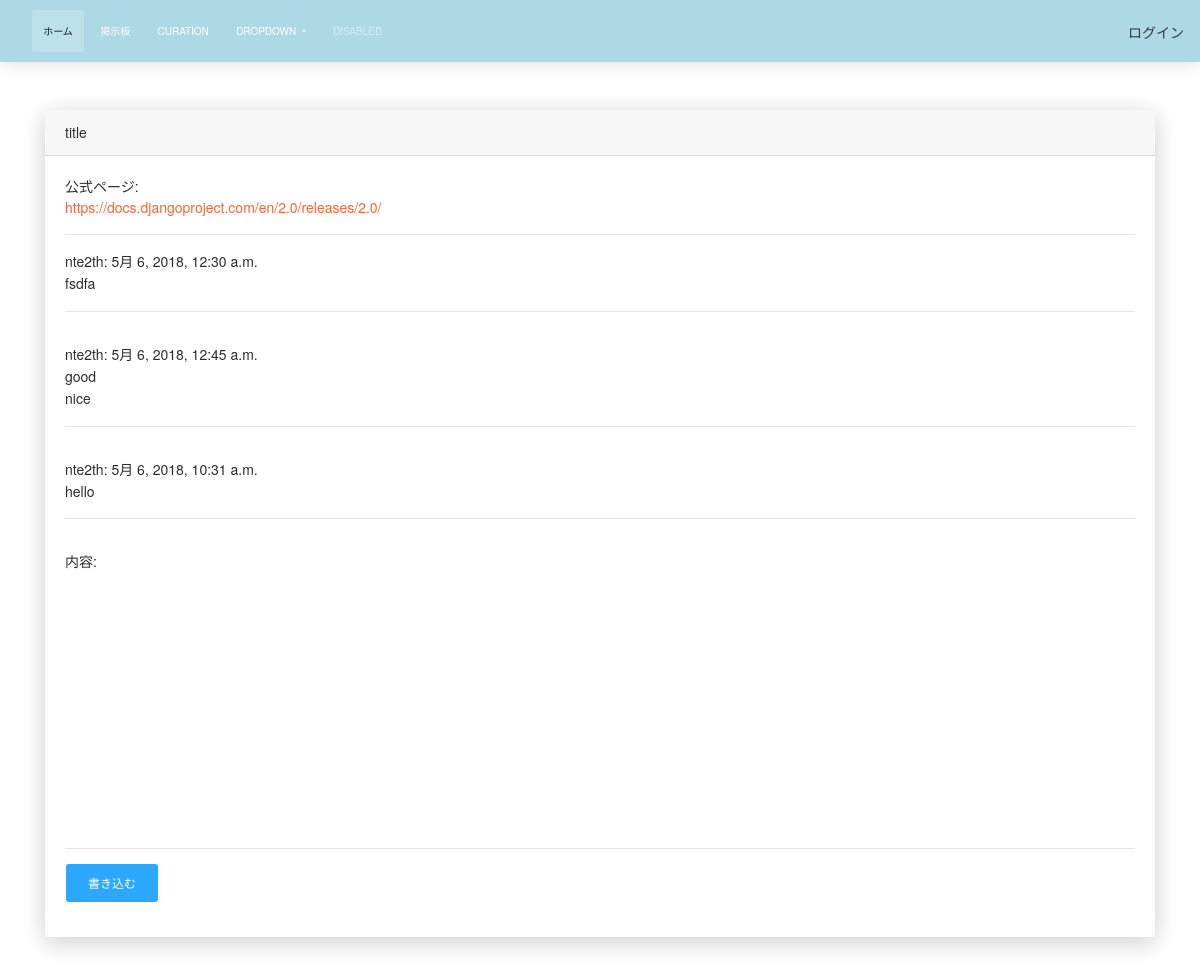
The app's page /boards/5 with its own data.
### board/models.py (models this page shows, shortened)
class Board(models.Model):
    title = models.CharField('タイトル', max_length=50)
    body = models.TextField('内容')
    tag = models.ManyToManyField(Tag, verbose_name='タグ')
    admin_user = models.ForeignKey(User, on_delete=models.CASCADE)
    comment = models.ManyToManyField(Comment, verbose_name='コメント')
    created_at = models.DateTimeField('投稿日時', auto_now_add=True)
    updated_at = models.DateTimeField('変更日時', auto_now=True)

class Comment(models.Model):
    body = models.TextField('内容')
    user = models.ForeignKey(User, on_delete=models.CASCADE)
    created_at = models.DateTimeField('投稿日時', auto_now_add=True)

### user_auth/models.py (models this page shows, shortened)
class User(AbstractUser):
    class Meta(AbstractUser.Meta):
        db_table = 'user'

### board/views.py (the view)
# urls.py: path('<int:board_id>', views.detail, name='detail'),
def detail(request, board_id):
    board = get_object_or_404(Board, id=board_id)
    comments = board.comment.all()
    for comment in comments:
        print(comment.body)
    if request.method == 'POST':
        form = CommentForm(request.POST)
        if form.is_valid():
            comment = form.save(commit=False)
            comment.user_id = request.user.id
            comment.save()
            board.comment.add(comment)
            return HttpResponseRedirect(reverse('board:detail', args=(board_id,)))
    else:
        form = CommentForm()
    return render(request, 'board/detail.html',
                  {'board': board,
                   'comments': comments,
                   'form': form})

### board/forms.py
class CommentForm(forms.ModelForm):
    class Meta:
        model = Comment
        fields = (
            'body',
        )

### board/templatetags/board_tag.py (called while the page is built)
@register.filter(is_safe=True)
def url_target_blank(text):
    return text.replace('<a ', '<a target="_blank" rel="nofollow" ')

### board/templates/board/detail.html (shortened to what this page needs)
{% extends 'base.html' %}
{% load board_tag %}
{% load widget_tweaks %}
{% block content %}
<div class="container my-5">
<div class="card">
    <div class="card-header">
        {{ board.title }}
    </div>
    <div class="card-body">
        {{ board.body | urlize | linebreaksbr | url_target_blank }}
        <hr />
        {% for comment in comments %}
        <div class="pb-3">
            {{ comment.counter }}   {{ comment.user.username }}: {{ comment.created_at }}
            <br/>
            {{ comment.body | urlize | linebreaks }}
            <hr />
        </div>
        {% endfor %}
        <form method="post" action="{% url 'board:detail' board.id %}">
            {% for field in form.visible_fields %}
            <div class="form-group">
                <label for="{{ field.id_for_label }}">{{ field.label_tag }}</label>
                {{ field |add_class:"form-control w-100" }}
            </div>
            {% endfor %}
            <div class="form-group">
                <input class="btn btn-info pull-right" type="submit" value="書き込む" />
            </div>
        </form>
    </div>
</div>
</div>
{% endblock %}

### records on screen
Board: title "title", body|url_target_blank "公式ページ: https://docs.djangoproject.com/en/2.0/releases/2.0/"
Comment: user.username "nte2th", created_at "5月 6, 2018, 12:30 a.m.", body "fsdfa"
Comment: user.username "nte2th", created_at "5月 6, 2018, 12:45 a.m.", body "good nice"
Comment: user.username "nte2th", created_at "5月 6, 2018, 10:31 a.m.", body "hello"

### other values on screen
{{ field.label_tag }} "内容:"
